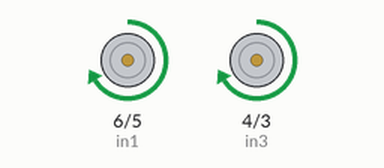
Simulated run of this sketch. Board: Arduino Uno, built with avr-gcc and run on an emulated ATmega328P. On the bench: motor-driver pin pairs drawn as motors (green arrow = first pin HIGH = forward, orange = second pin HIGH = backward, longer = more drive, scaled by the enable pin).

Above: at 5.0 s.
At 10.05 s:
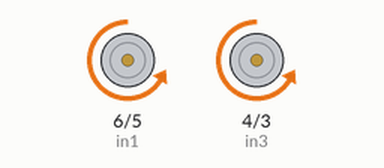
Timing chart, 0 to 13.1 s (numbered marks = the images above):
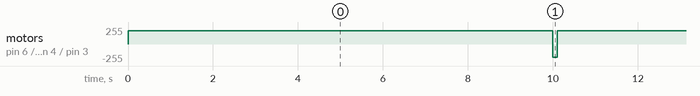

Measured:
- by itself, motor on pin 6 (in1) / pin 5 (in2), motor on pin 4 (in3) / pin 3 (in4): alternates forward 200/255 for 10.0 s and backward 200/255 for 0.10 s

The sketch:

Motor_Driver.ino
```cpp
int in1 = 6;
int in2 = 5;
int in3 = 4;
int in4 = 3;
int enA = 9;
int enB = 10;

void setup() {
  // put your setup code here, to run once:
  pinMode(in1, OUTPUT);
  pinMode(in2, OUTPUT);
  pinMode(in3, OUTPUT);
  pinMode(in4, OUTPUT);
  pinMode(enA, OUTPUT);
  pinMode(enB, OUTPUT);

}

void loop() {
  // put your main code here, to run repeatedly:
  analogWrite(enA, 200);
  analogWrite(enB, 200);

  digitalWrite(in1, HIGH);
  digitalWrite(in2, LOW);

  digitalWrite(in3, HIGH);
  digitalWrite(in4, LOW);

  delay(10000);

  digitalWrite(in1, LOW);
  digitalWrite(in2, HIGH);

  digitalWrite(in3, LOW);
  digitalWrite(in4, HIGH);

  delay(100);

}
```
